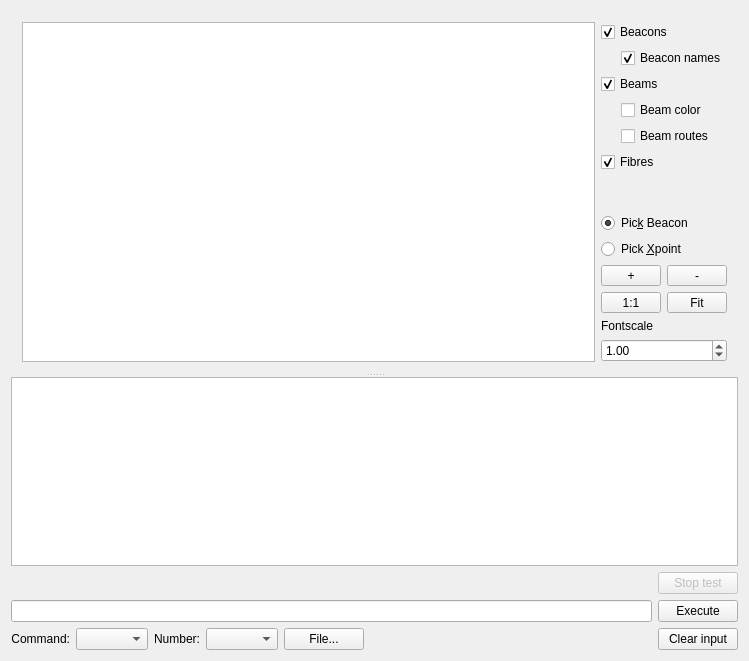
<?xml version="1.0" encoding="UTF-8"?>
<ui version="4.0">
 <class>MainWindow</class>
 <widget class="QMainWindow" name="MainWindow">
  <property name="geometry">
   <rect>
    <x>0</x>
    <y>0</y>
    <width>749</width>
    <height>661</height>
   </rect>
  </property>
  <property name="windowTitle">
   <string>MainWindow</string>
  </property>
  <widget class="QWidget" name="centralWidget">
   <layout class="QVBoxLayout" name="verticalLayout">
    <item>
     <widget class="QSplitter" name="splitter">
      <property name="orientation">
       <enum>Qt::Vertical</enum>
      </property>
      <widget class="QWidget" name="layoutWidget">
       <layout class="QHBoxLayout" name="horizontalLayout_2">
        <item>
         <widget class="QGraphicsView" name="graphics_view">
          <property name="interactive">
           <bool>true</bool>
          </property>
          <property name="dragMode">
           <enum>QGraphicsView::NoDrag</enum>
          </property>
         </widget>
        </item>
        <item>
         <layout class="QVBoxLayout" name="verticalLayout_2">
          <item>
           <widget class="QCheckBox" name="beacons_checkbox">
            <property name="text">
             <string>Beacons</string>
            </property>
            <property name="checked">
             <bool>true</bool>
            </property>
           </widget>
          </item>
          <item>
           <layout class="QHBoxLayout" name="horizontalLayout_7">
            <item>
             <spacer name="horizontalSpacer_3">
              <property name="orientation">
               <enum>Qt::Horizontal</enum>
              </property>
              <property name="sizeType">
               <enum>QSizePolicy::Fixed</enum>
              </property>
              <property name="sizeHint" stdset="0">
               <size>
                <width>20</width>
                <height>20</height>
               </size>
              </property>
             </spacer>
            </item>
            <item>
             <widget class="QCheckBox" name="beaconnames_checkbox">
              <property name="text">
               <string>Beacon names</string>
              </property>
              <property name="checked">
               <bool>true</bool>
              </property>
             </widget>
            </item>
           </layout>
          </item>
          <item>
           <widget class="QCheckBox" name="lightbeams_checkbox">
            <property name="text">
             <string>Beams</string>
            </property>
            <property name="checked">
             <bool>true</bool>
            </property>
           </widget>
          </item>
          <item>
           <layout class="QHBoxLayout" name="horizontalLayout_6">
            <item>
             <spacer name="horizontalSpacer_2">
              <property name="orientation">
               <enum>Qt::Horizontal</enum>
              </property>
              <property name="sizeType">
               <enum>QSizePolicy::Fixed</enum>
              </property>
              <property name="sizeHint" stdset="0">
               <size>
                <width>20</width>
                <height>20</height>
               </size>
              </property>
             </spacer>
            </item>
            <item>
             <layout class="QVBoxLayout" name="verticalLayout_5">
              <item>
               <widget class="QCheckBox" name="beamcolor_checkbox">
                <property name="text">
                 <string>Beam color</string>
                </property>
               </widget>
              </item>
              <item>
               <widget class="QCheckBox" name="beamroutes_checkbox">
                <property name="text">
                 <string>Beam routes</string>
                </property>
               </widget>
              </item>
             </layout>
            </item>
           </layout>
          </item>
          <item>
           <widget class="QCheckBox" name="fibres_checkbox">
            <property name="text">
             <string>Fibres</string>
            </property>
            <property name="checked">
             <bool>true</bool>
            </property>
           </widget>
          </item>
          <item>
           <spacer name="verticalSpacer">
            <property name="orientation">
             <enum>Qt::Vertical</enum>
            </property>
            <property name="sizeHint" stdset="0">
             <size>
              <width>20</width>
              <height>40</height>
             </size>
            </property>
           </spacer>
          </item>
          <item>
           <widget class="QRadioButton" name="pick_beacon">
            <property name="text">
             <string>Pic&amp;k Beacon</string>
            </property>
            <property name="checked">
             <bool>true</bool>
            </property>
           </widget>
          </item>
          <item>
           <widget class="QRadioButton" name="pick_coord">
            <property name="text">
             <string>Pick &amp;Xpoint</string>
            </property>
           </widget>
          </item>
          <item>
           <layout class="QHBoxLayout" name="horizontalLayout_3">
            <item>
             <widget class="QToolButton" name="zoom_plus">
              <property name="sizePolicy">
               <sizepolicy hsizetype="Preferred" vsizetype="Fixed">
                <horstretch>0</horstretch>
                <verstretch>0</verstretch>
               </sizepolicy>
              </property>
              <property name="text">
               <string>+</string>
              </property>
             </widget>
            </item>
            <item>
             <widget class="QToolButton" name="zoom_minus">
              <property name="sizePolicy">
               <sizepolicy hsizetype="Preferred" vsizetype="Fixed">
                <horstretch>0</horstretch>
                <verstretch>0</verstretch>
               </sizepolicy>
              </property>
              <property name="text">
               <string>-</string>
              </property>
             </widget>
            </item>
           </layout>
          </item>
          <item>
           <layout class="QHBoxLayout" name="horizontalLayout_4">
            <item>
             <widget class="QToolButton" name="zoom_1">
              <property name="sizePolicy">
               <sizepolicy hsizetype="Preferred" vsizetype="Fixed">
                <horstretch>0</horstretch>
                <verstretch>0</verstretch>
               </sizepolicy>
              </property>
              <property name="text">
               <string>1:1</string>
              </property>
             </widget>
            </item>
            <item>
             <widget class="QToolButton" name="zoom_fit">
              <property name="sizePolicy">
               <sizepolicy hsizetype="Preferred" vsizetype="Fixed">
                <horstretch>0</horstretch>
                <verstretch>0</verstretch>
               </sizepolicy>
              </property>
              <property name="text">
               <string>Fit</string>
              </property>
             </widget>
            </item>
           </layout>
          </item>
          <item>
           <widget class="QLabel" name="label_3">
            <property name="text">
             <string>Fontscale</string>
            </property>
           </widget>
          </item>
          <item>
           <widget class="QDoubleSpinBox" name="fontscale">
            <property name="minimum">
             <double>0.010000000000000</double>
            </property>
            <property name="singleStep">
             <double>0.100000000000000</double>
            </property>
            <property name="value">
             <double>1.000000000000000</double>
            </property>
           </widget>
          </item>
         </layout>
        </item>
       </layout>
      </widget>
      <widget class="QPlainTextEdit" name="output">
       <property name="undoRedoEnabled">
        <bool>false</bool>
       </property>
       <property name="lineWrapMode">
        <enum>QPlainTextEdit::NoWrap</enum>
       </property>
      </widget>
     </widget>
    </item>
    <item>
     <layout class="QHBoxLayout" name="horizontalLayout_5">
      <item>
       <layout class="QVBoxLayout" name="verticalLayout_4">
        <item>
         <widget class="QLabel" name="cmd_info_text">
          <property name="sizePolicy">
           <sizepolicy hsizetype="Preferred" vsizetype="Preferred">
            <horstretch>0</horstretch>
            <verstretch>0</verstretch>
           </sizepolicy>
          </property>
          <property name="text">
           <string/>
          </property>
         </widget>
        </item>
        <item>
         <widget class="QLineEdit" name="lineEdit"/>
        </item>
        <item>
         <layout class="QHBoxLayout" name="horizontalLayout">
          <item>
           <widget class="QLabel" name="label">
            <property name="sizePolicy">
             <sizepolicy hsizetype="Fixed" vsizetype="Preferred">
              <horstretch>0</horstretch>
              <verstretch>0</verstretch>
             </sizepolicy>
            </property>
            <property name="text">
             <string>Command:</string>
            </property>
            <property name="alignment">
             <set>Qt::AlignRight|Qt::AlignTrailing|Qt::AlignVCenter</set>
            </property>
           </widget>
          </item>
          <item>
           <widget class="QComboBox" name="cmd_select"/>
          </item>
          <item>
           <widget class="QLabel" name="label_2">
            <property name="sizePolicy">
             <sizepolicy hsizetype="Fixed" vsizetype="Preferred">
              <horstretch>0</horstretch>
              <verstretch>0</verstretch>
             </sizepolicy>
            </property>
            <property name="text">
             <string>Number:</string>
            </property>
            <property name="alignment">
             <set>Qt::AlignRight|Qt::AlignTrailing|Qt::AlignVCenter</set>
            </property>
           </widget>
          </item>
          <item>
           <widget class="QComboBox" name="number_select"/>
          </item>
          <item>
           <widget class="QPushButton" name="file_button">
            <property name="text">
             <string>File...</string>
            </property>
           </widget>
          </item>
          <item>
           <spacer name="horizontalSpacer">
            <property name="orientation">
             <enum>Qt::Horizontal</enum>
            </property>
            <property name="sizeHint" stdset="0">
             <size>
              <width>40</width>
              <height>20</height>
             </size>
            </property>
           </spacer>
          </item>
         </layout>
        </item>
       </layout>
      </item>
      <item>
       <layout class="QVBoxLayout" name="verticalLayout_3">
        <item>
         <widget class="QPushButton" name="stop_button">
          <property name="enabled">
           <bool>false</bool>
          </property>
          <property name="text">
           <string>Stop test</string>
          </property>
         </widget>
        </item>
        <item>
         <widget class="QPushButton" name="execute_button">
          <property name="text">
           <string>Execute</string>
          </property>
         </widget>
        </item>
        <item>
         <widget class="QPushButton" name="clear_input_button">
          <property name="text">
           <string>Clear input</string>
          </property>
         </widget>
        </item>
       </layout>
      </item>
     </layout>
    </item>
   </layout>
  </widget>
 </widget>
 <layoutdefault spacing="6" margin="11"/>
 <resources/>
 <connections/>
</ui>
